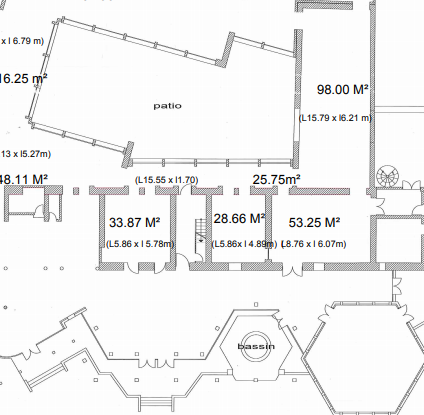
#> input picture Journée AGDE 1/plan_expo.png, 424 x 415 px, found by its file name
$ python Test_croix.py
#> lines starting #> are read from the running program, lines starting #| are printed output that depends on the picture
import xlrd
import numpy as np
import matplotlib as mpl
import matplotlib.pyplot as plt
import matplotlib.image as mpimg
from tkinter import *
import tkinter as tk
from matplotlib.backends.backend_tkagg import FigureCanvasTkAgg
import time, threading
import xlwt

#Recup Capteurs 1 ligne
Capteurs = []
#Recup orientation
OrientationData = []
Orientation = []
#Apres trilateration etablissement point
image = []
pts=[]
feuille_2=[]
feuille_1=[]
Orientation=[]
Figscatter=[]
ax=[]
init_angle=180
workbook=[]
sheet=[]
sw_record=0
cpoint=0
Hsize=400
Wsize=500
WAIT_SECONDS = 0.2
istep = 0
flag_update = 0

def close_window ():
    root.destroy()


#annotation (inclinaison
# [8 lines left out: function add_annotation, not called in this run]

def openExpoFiles():
    global image, cols, rows, feuille_1, feuille_2, ax, Figscatter
    ######### image
    image = mpimg.imread("plan_expo.png")
#> image is the input picture: shape (415, 424, 4) float32; mean R, G, B, A 0.948, 0.948, 0.948, 1
    image=np.flipud(image)
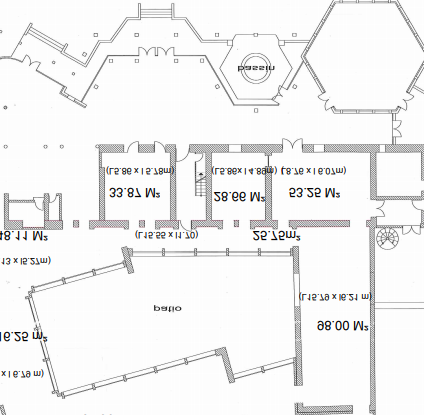
#> image: shape (415, 424, 4) float32; mean R, G, B, A 0.948, 0.948, 0.948, 1
    #########

    ######### excel fichier acquisition
#> (the run stopped early here; a loop or call above may not have finished)

$ run again, with Journée AGDE 1/PlacementTagsMusée.PNG copied over Journée AGDE 1/plan_expo.png
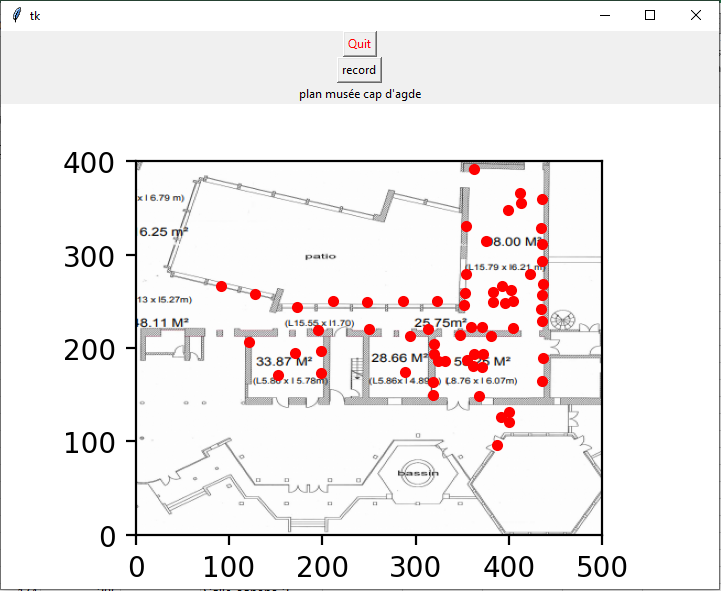
#> input picture Journée AGDE 1/PlacementTagsMusée.PNG, 721 x 591 px, found by its file name
#> in openExpoFiles, image is the input picture: shape (591, 721, 4) float32; mean R, G, B, A 0.95, 0.935, 0.935, 1
#> in openExpoFiles, `image=np.flipud(image)`:
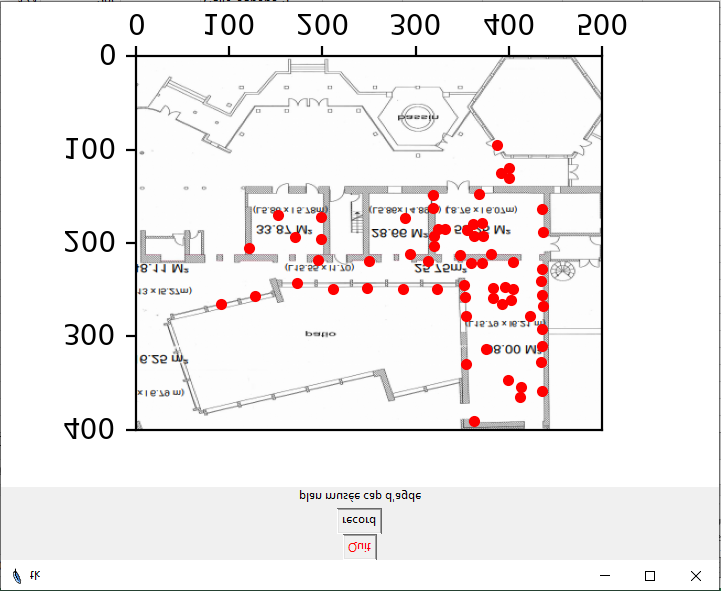
#> image: shape (591, 721, 4) float32; mean R, G, B, A 0.949, 0.934, 0.934, 1
